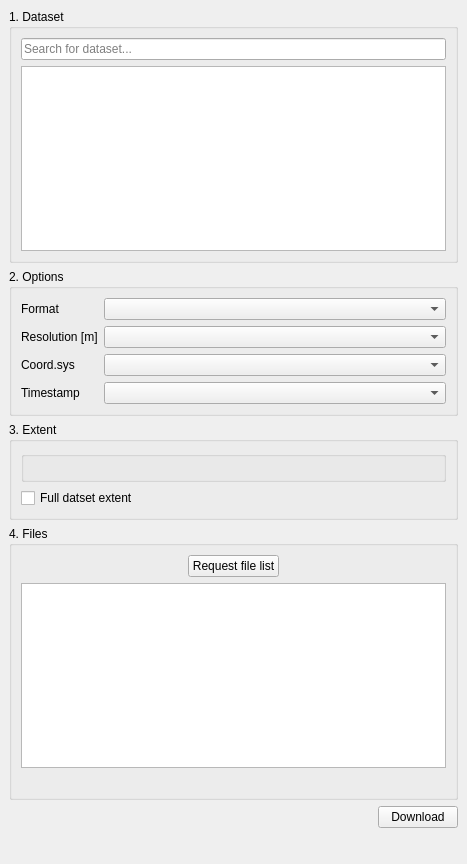
<?xml version="1.0" encoding="UTF-8"?>
<ui version="4.0">
 <class>SwissGeodataDownloaderDockWidgetBase</class>
 <widget class="QDockWidget" name="SwissGeodataDownloaderDockWidgetBase">
  <property name="geometry">
   <rect>
    <x>0</x>
    <y>0</y>
    <width>467</width>
    <height>864</height>
   </rect>
  </property>
  <property name="windowTitle">
   <string>swiss geodata downloader</string>
  </property>
  <widget class="QWidget" name="dockWidgetContents">
   <layout class="QGridLayout" name="gridLayout">
    <item row="2" column="0">
     <layout class="QVBoxLayout" name="verticalLayout">
      <item>
       <widget class="QGroupBox" name="guiGroupSearch">
        <property name="font">
         <font>
          <weight>50</weight>
          <bold>false</bold>
         </font>
        </property>
        <property name="title">
         <string>1. Dataset</string>
        </property>
        <layout class="QVBoxLayout" name="verticalLayout_3">
         <item>
          <widget class="QLineEdit" name="guiSearchField">
           <property name="placeholderText">
            <string>Search for dataset...</string>
           </property>
          </widget>
         </item>
         <item>
          <widget class="QListWidget" name="guiDatasetList">
           <property name="sizePolicy">
            <sizepolicy hsizetype="Expanding" vsizetype="Maximum">
             <horstretch>0</horstretch>
             <verstretch>0</verstretch>
            </sizepolicy>
           </property>
           <property name="maximumSize">
            <size>
             <width>16777215</width>
             <height>1600</height>
            </size>
           </property>
           <property name="alternatingRowColors">
            <bool>false</bool>
           </property>
          </widget>
         </item>
        </layout>
       </widget>
      </item>
      <item>
       <widget class="QGroupBox" name="guiGroupOptions">
        <property name="enabled">
         <bool>true</bool>
        </property>
        <property name="font">
         <font>
          <weight>50</weight>
          <bold>false</bold>
         </font>
        </property>
        <property name="title">
         <string>2. Options</string>
        </property>
        <property name="flat">
         <bool>false</bool>
        </property>
        <property name="checkable">
         <bool>false</bool>
        </property>
        <layout class="QFormLayout" name="formLayout">
         <item row="0" column="0">
          <widget class="QLabel" name="guiFormatL">
           <property name="text">
            <string>Format</string>
           </property>
          </widget>
         </item>
         <item row="0" column="1">
          <widget class="QComboBox" name="guiFormat"/>
         </item>
         <item row="1" column="0">
          <widget class="QLabel" name="guiResolutionL">
           <property name="text">
            <string>Resolution [m]</string>
           </property>
          </widget>
         </item>
         <item row="1" column="1">
          <widget class="QComboBox" name="guiResolution"/>
         </item>
         <item row="2" column="0">
          <widget class="QLabel" name="guiCoordsysL">
           <property name="text">
            <string>Coord.sys</string>
           </property>
          </widget>
         </item>
         <item row="2" column="1">
          <widget class="QComboBox" name="guiCoordsys"/>
         </item>
         <item row="3" column="0">
          <widget class="QLabel" name="guiTimestampL">
           <property name="text">
            <string>Timestamp</string>
           </property>
          </widget>
         </item>
         <item row="3" column="1">
          <widget class="QComboBox" name="guiTimestamp"/>
         </item>
        </layout>
       </widget>
      </item>
      <item>
       <widget class="QGroupBox" name="guiGroupExtent">
        <property name="title">
         <string>3. Extent</string>
        </property>
        <layout class="QVBoxLayout" name="verticalLayout_2">
         <item>
          <widget class="QgsExtentGroupBox" name="guiExtentWidget">
           <property name="titleBase">
            <string/>
           </property>
          </widget>
         </item>
         <item>
          <layout class="QHBoxLayout" name="horizontalLayout_2">
           <item>
            <widget class="QCheckBox" name="guiFullExtentChbox">
             <property name="text">
              <string>Full datset extent</string>
             </property>
            </widget>
           </item>
          </layout>
         </item>
        </layout>
       </widget>
      </item>
      <item>
       <widget class="QGroupBox" name="guiGroupFiles">
        <property name="title">
         <string>4. Files</string>
        </property>
        <layout class="QVBoxLayout" name="verticalLayout_4">
         <item>
          <layout class="QHBoxLayout" name="horizontalLayout_3">
           <item>
            <spacer name="horizontalSpacer_2">
             <property name="orientation">
              <enum>Qt::Horizontal</enum>
             </property>
             <property name="sizeHint" stdset="0">
              <size>
               <width>40</width>
               <height>20</height>
              </size>
             </property>
            </spacer>
           </item>
           <item>
            <widget class="QPushButton" name="guiRequestListBtn">
             <property name="text">
              <string>Request file list</string>
             </property>
            </widget>
           </item>
           <item>
            <spacer name="horizontalSpacer_3">
             <property name="orientation">
              <enum>Qt::Horizontal</enum>
             </property>
             <property name="sizeHint" stdset="0">
              <size>
               <width>40</width>
               <height>20</height>
              </size>
             </property>
            </spacer>
           </item>
          </layout>
         </item>
         <item>
          <widget class="QListWidget" name="guiFileList"/>
         </item>
         <item>
          <widget class="QLabel" name="guiFileListStatus">
           <property name="text">
            <string/>
           </property>
          </widget>
         </item>
        </layout>
       </widget>
      </item>
      <item>
       <layout class="QHBoxLayout" name="horizontalLayout">
        <item>
         <spacer name="horizontalSpacer">
          <property name="orientation">
           <enum>Qt::Horizontal</enum>
          </property>
          <property name="sizeHint" stdset="0">
           <size>
            <width>40</width>
            <height>20</height>
           </size>
          </property>
         </spacer>
        </item>
        <item>
         <widget class="QPushButton" name="guiDownloadBtn">
          <property name="text">
           <string>Download</string>
          </property>
         </widget>
        </item>
       </layout>
      </item>
     </layout>
    </item>
    <item row="3" column="0">
     <spacer name="verticalSpacer">
      <property name="orientation">
       <enum>Qt::Vertical</enum>
      </property>
      <property name="sizeHint" stdset="0">
       <size>
        <width>20</width>
        <height>40</height>
       </size>
      </property>
     </spacer>
    </item>
   </layout>
  </widget>
 </widget>
 <customwidgets>
  <customwidget>
   <class>QgsCollapsibleGroupBox</class>
   <extends>QGroupBox</extends>
   <header>qgscollapsiblegroupbox.h</header>
   <container>1</container>
  </customwidget>
  <customwidget>
   <class>QgsExtentGroupBox</class>
   <extends>QgsCollapsibleGroupBox</extends>
   <header>qgsextentgroupbox.h</header>
   <container>1</container>
  </customwidget>
 </customwidgets>
 <resources/>
 <connections/>
</ui>
